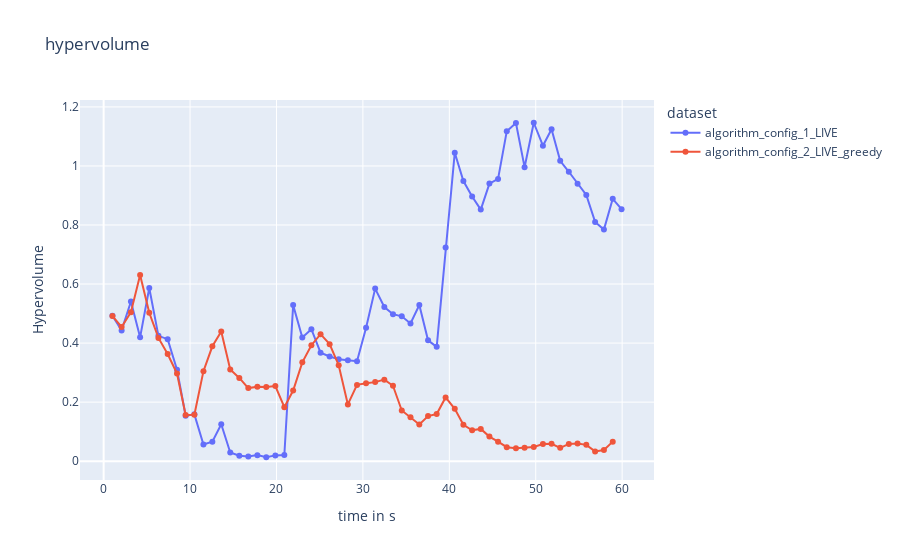
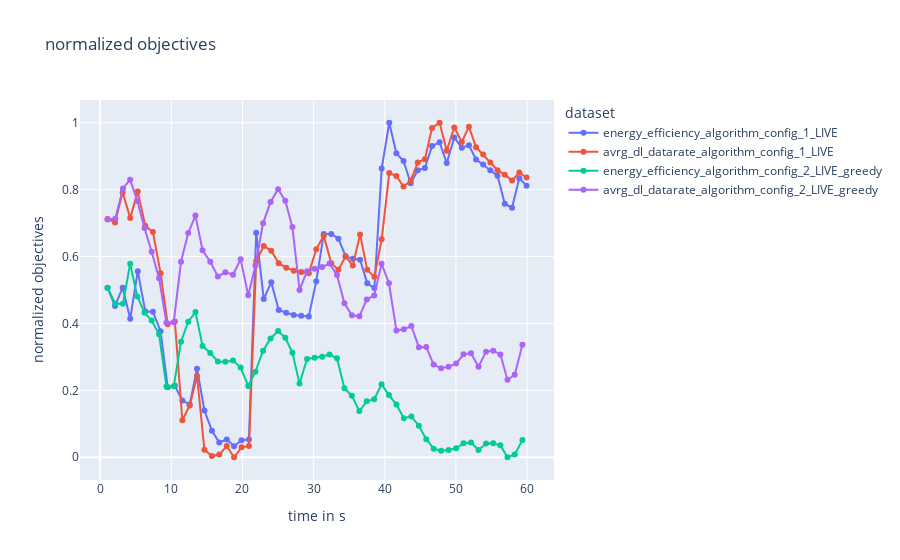

Here is the notebook cell these charts were saved with, in order:
### Code cell
network_name = "delete3"
configuration_name_1 ="algorithm_config_7_LIVE"
configuration_name_2 ="algorithm_config_8_LIVE_greedy"
results_directory_1 = "./datastore/{network_name}/{configuration_name}/".format(network_name=network_name, configuration_name= configuration_name_1)
results_directory_2 = "./datastore/{network_name}/{configuration_name}/".format(network_name=network_name, configuration_name= configuration_name_2)
objective_np_array_1 = np.array([])
objective_np_array_1_negative = np.array([])
objective_np_array_2 = np.array([])
objective_np_array_2_negative = np.array([])
with open(results_directory_1 + "/objectives_result.json", mode="r",encoding="utf-8") as openfile:
    result_dict_object = json.load(openfile)
    objective_np_array_1 = np.array(result_dict_object)
    objective_np_array_1_negative = np.array(result_dict_object)
    objective_np_array_1_negative[:, 1:] *= -1
with open(results_directory_2 + "/objectives_result.json", mode="r",encoding="utf-8") as openfile:
    result_dict_object = json.load(openfile)
    objective_np_array_2 = np.array(result_dict_object)
    objective_np_array_2_negative = np.array(result_dict_object)
    objective_np_array_2_negative[:, 1:] *= -1



approx_ideal = np.concatenate((objective_np_array_1_negative[:, 1:], objective_np_array_2_negative[:, 1:]), axis=0).min(axis=0)
approx_nadir  = np.concatenate((objective_np_array_1_negative[:, 1:], objective_np_array_2_negative[:, 1:]), axis=0).max(axis=0)

normalized_objective_list_1 = np.array((objective_np_array_1_negative[:, 1:] - approx_ideal) / (approx_nadir - approx_ideal))
normalized_objective_list_2 = np.array((objective_np_array_2_negative[:, 1:] - approx_ideal) / (approx_nadir - approx_ideal))

hv = Hypervolume(ref_point=np.array([1.1, 1.1]),
                     norm_ref_point=False,
                     zero_to_one=False,
                     ideal=approx_ideal,
                     nadir=approx_nadir)

hv_list_1 = [hv(solution) for solution in normalized_objective_list_1]
hv_list_2 = [hv(solution) for solution in normalized_objective_list_2]


fig4 = go.Figure()

fig4.update_layout(
    title="hypervolume",
    xaxis_title="time in s",
    yaxis_title="Hypervolume",
    legend_title="dataset")

fig4.add_trace(
        go.Scatter(
            x=objective_np_array_1[:, 0],
            y=hv_list_1,
            mode='lines+markers',
            name=configuration_name_1
        ))

fig4.add_trace(
        go.Scatter(
            x=objective_np_array_1[:, 0],
            y=hv_list_2,
            mode='lines+markers',
            name=configuration_name_2
        ))


approx_ideal = np.concatenate((objective_np_array_1[:, 1:], objective_np_array_2[:, 1:]), axis=0).min(axis=0)
approx_nadir  = np.concatenate((objective_np_array_1[:, 1:], objective_np_array_2[:, 1:]), axis=0).max(axis=0)

normalized_objective_list_1 = np.array((objective_np_array_1[:, 1:] - approx_ideal) / (approx_nadir - approx_ideal))
normalized_objective_list_2 = np.array((objective_np_array_2[:, 1:] - approx_ideal) / (approx_nadir - approx_ideal))

fig6 = go.Figure()

fig6.update_layout(
    title= "normalized objectives",
    xaxis_title="time in s",
    yaxis_title="normalized objectives",
    legend_title="dataset")

fig6.add_trace(
        go.Scatter(
            x=objective_np_array_1[:, 0],
            y=normalized_objective_list_1[:, 0],
            name="energy_efficiency" + "_" +configuration_name_1,
            mode='lines+markers',
        ))
fig6.add_trace(
        go.Scatter(
            x=objective_np_array_1[:, 0],
            y=normalized_objective_list_1[:, 1],
            name="avrg_dl_datarate" + "_"+ configuration_name_1,
            mode='lines+markers',
        ))
fig6.add_trace(
        go.Scatter(
            x=objective_np_array_2[:, 0],
            y=normalized_objective_list_2[:, 0],
            name="energy_efficiency" + "_" + configuration_name_2,
            mode='lines+markers',
        ))
fig6.add_trace(
        go.Scatter(
            x=objective_np_array_2[:, 0],
            y=normalized_objective_list_2[:, 1],
            name="avrg_dl_datarate" + "_" + configuration_name_2,
            mode='lines+markers',
        ))

fig4.show()
fig6.show()

### Figure 1 — Plotly figure (JSON) as saved in the notebook; plotly's stock layout.template omitted (floating-point values rounded to 4 significant figures)
{"data": [{"mode": "lines+markers", "name": "algorithm_config_1_LIVE", "type": "scatter", "x": [1.02, 2.08, 3.16, 4.22, 5.28, 6.34, 7.41, 8.49, 9.49, 10.5, 11.55, 12.58, 13.61, 14.65, 15.7, 16.74, 17.79, 18.82, 19.87, 20.91, 21.93, 22.99, 24.04, 25.1, 26.15, 27.2, 28.26, 29.32, 30.37, 31.42, 32.48, 33.48, 34.5, 35.51, 36.53, 37.54, 38.54, 39.57, 40.63, 41.63, 42.64, 43.64, 44.64, 45.64, 46.65, 47.71, 48.71, 49.77, 50.83, 51.83, 52.83, 53.83, 54.84, 55.85, 56.87, 57.89, 58.91, 59.93], "y": [0.4929, 0.4429, 0.5408, 0.4194, 0.5868, 0.4245, 0.4133, 0.3098, 0.1539, 0.1586, 0.05673, 0.06572, 0.1251, 0.02941, 0.01859, 0.01559, 0.02049, 0.0133, 0.01959, 0.0205, 0.5286, 0.4191, 0.4471, 0.3675, 0.3545, 0.3454, 0.3421, 0.3386, 0.4518, 0.5845, 0.5222, 0.4979, 0.4907, 0.4665, 0.5289, 0.4093, 0.3872, 0.7238, 1.045, 0.9487, 0.8966, 0.8521, 0.9402, 0.9562, 1.118, 1.146, 0.9958, 1.146, 1.068, 1.124, 1.017, 0.9803, 0.9398, 0.902, 0.8105, 0.7843, 0.8887, 0.8536]}, {"mode": "lines+markers", "name": "algorithm_config_2_LIVE_greedy", "type": "scatter", "x": [1.02, 2.08, 3.16, 4.22, 5.28, 6.34, 7.41, 8.49, 9.49, 10.5, 11.55, 12.58, 13.61, 14.65, 15.7, 16.74, 17.79, 18.82, 19.87, 20.91, 21.93, 22.99, 24.04, 25.1, 26.15, 27.2, 28.26, 29.32, 30.37, 31.42, 32.48, 33.48, 34.5, 35.51, 36.53, 37.54, 38.54, 39.57, 40.63, 41.63, 42.64, 43.64, 44.64, 45.64, 46.65, 47.71, 48.71, 49.77, 50.83, 51.83, 52.83, 53.83, 54.84, 55.85, 56.87, 57.89, 58.91, 59.93], "y": [0.4915, 0.4545, 0.5047, 0.6308, 0.5028, 0.4176, 0.3631, 0.2971, 0.1563, 0.157, 0.3049, 0.3892, 0.4392, 0.3107, 0.282, 0.2475, 0.2518, 0.2513, 0.2547, 0.1828, 0.2394, 0.3347, 0.3928, 0.4302, 0.3963, 0.325, 0.1923, 0.2584, 0.264, 0.2678, 0.2762, 0.2554, 0.1716, 0.1487, 0.1241, 0.1527, 0.1595, 0.2159, 0.1772, 0.1232, 0.1045, 0.1094, 0.08336, 0.06616, 0.04736, 0.04367, 0.04509, 0.04814, 0.05794, 0.05902, 0.04509, 0.05858, 0.05946, 0.0553, 0.03317, 0.03762, 0.06615]}], "layout": {"legend": {"title": {"text": "dataset"}}, "title": {"text": "hypervolume"}, "xaxis": {"title": {"text": "time in s"}}, "yaxis": {"title": {"text": "Hypervolume"}}}}

### Figure 2 — Plotly figure (JSON) as saved in the notebook; plotly's stock layout.template omitted (floating-point values rounded to 4 significant figures)
{"data": [{"mode": "lines+markers", "name": "energy_efficiency_algorithm_config_1_LIVE", "type": "scatter", "x": [1.02, 2.08, 3.16, 4.22, 5.28, 6.34, 7.41, 8.49, 9.49, 10.5, 11.55, 12.58, 13.61, 14.65, 15.7, 16.74, 17.79, 18.82, 19.87, 20.91, 21.93, 22.99, 24.04, 25.1, 26.15, 27.2, 28.26, 29.32, 30.37, 31.42, 32.48, 33.48, 34.5, 35.51, 36.53, 37.54, 38.54, 39.57, 40.63, 41.63, 42.64, 43.64, 44.64, 45.64, 46.65, 47.71, 48.71, 49.77, 50.83, 51.83, 52.83, 53.83, 54.84, 55.85, 56.87, 57.89, 58.91, 59.93], "y": [0.5068, 0.4523, 0.5068, 0.4142, 0.5562, 0.4358, 0.4347, 0.3767, 0.2091, 0.2136, 0.1693, 0.158, 0.2648, 0.1398, 0.07955, 0.04432, 0.05341, 0.03295, 0.05114, 0.05341, 0.671, 0.4727, 0.5233, 0.4403, 0.4318, 0.4256, 0.4233, 0.421, 0.5261, 0.667, 0.6676, 0.6534, 0.6011, 0.5932, 0.5903, 0.5199, 0.5057, 0.8631, 1, 0.9085, 0.8858, 0.8193, 0.858, 0.8648, 0.9307, 0.9415, 0.8795, 0.9557, 0.925, 0.933, 0.8903, 0.875, 0.858, 0.8415, 0.758, 0.746, 0.8341, 0.8119]}, {"mode": "lines+markers", "name": "avrg_dl_datarate_algorithm_config_1_LIVE", "type": "scatter", "x": [1.02, 2.08, 3.16, 4.22, 5.28, 6.34, 7.41, 8.49, 9.49, 10.5, 11.55, 12.58, 13.61, 14.65, 15.7, 16.74, 17.79, 18.82, 19.87, 20.91, 21.93, 22.99, 24.04, 25.1, 26.15, 27.2, 28.26, 29.32, 30.37, 31.42, 32.48, 33.48, 34.5, 35.51, 36.53, 37.54, 38.54, 39.57, 40.63, 41.63, 42.64, 43.64, 44.64, 45.64, 46.65, 47.71, 48.71, 49.77, 50.83, 51.83, 52.83, 53.83, 54.84, 55.85, 56.87, 57.89, 58.91, 59.93], "y": [0.7122, 0.702, 0.7912, 0.7155, 0.7941, 0.6922, 0.6731, 0.55, 0.3978, 0.4057, 0.1106, 0.1548, 0.243, 0.02266, 0.003531, 0.008043, 0.03355, 0, 0.02962, 0.03364, 0.5856, 0.6317, 0.6173, 0.5802, 0.5667, 0.5572, 0.5537, 0.5499, 0.6216, 0.662, 0.5803, 0.5609, 0.5998, 0.5729, 0.6661, 0.5603, 0.5393, 0.6516, 0.8497, 0.8407, 0.8095, 0.8269, 0.8815, 0.8911, 0.9845, 1, 0.9166, 0.9859, 0.9424, 0.9883, 0.9271, 0.9054, 0.881, 0.8581, 0.8447, 0.8271, 0.8514, 0.836]}, {"mode": "lines+markers", "name": "energy_efficiency_algorithm_config_2_LIVE_greedy", "type": "scatter", "x": [1.05, 2.12, 3.2, 4.21, 5.22, 6.23, 7.24, 8.27, 9.31, 10.34, 11.36, 12.37, 13.39, 14.39, 15.47, 16.54, 17.6, 18.67, 19.74, 20.81, 21.82, 22.89, 23.95, 25.01, 26.02, 27.02, 28.02, 29.08, 30.14, 31.2, 32.24, 33.28, 34.33, 35.38, 36.43, 37.47, 38.52, 39.55, 40.59, 41.64, 42.69, 43.74, 44.79, 45.83, 46.87, 47.92, 48.98, 50.03, 51.07, 52.12, 53.18, 54.24, 55.25, 56.25, 57.25, 58.27, 59.35], "y": [0.5062, 0.4591, 0.4585, 0.5784, 0.4807, 0.4318, 0.4085, 0.3676, 0.2114, 0.2119, 0.3455, 0.4051, 0.4341, 0.3324, 0.3119, 0.2864, 0.2858, 0.2892, 0.2682, 0.2131, 0.2557, 0.3187, 0.3551, 0.3773, 0.3574, 0.3125, 0.2205, 0.2937, 0.2977, 0.3006, 0.3068, 0.296, 0.2063, 0.1835, 0.1381, 0.167, 0.1733, 0.2182, 0.1858, 0.1574, 0.1165, 0.1222, 0.09432, 0.05398, 0.02557, 0.01932, 0.02159, 0.0267, 0.04205, 0.04375, 0.02159, 0.04091, 0.04205, 0.0358, 0, 0.008523, 0.0517]}, {"mode": "lines+markers", "name": "avrg_dl_datarate_algorithm_config_2_LIVE_greedy", "type": "scatter", "x": [1.05, 2.12, 3.2, 4.21, 5.22, 6.23, 7.24, 8.27, 9.31, 10.34, 11.36, 12.37, 13.39, 14.39, 15.47, 16.54, 17.6, 18.67, 19.74, 20.81, 21.82, 22.89, 23.95, 25.01, 26.02, 27.02, 28.02, 29.08, 30.14, 31.2, 32.24, 33.28, 34.33, 35.38, 36.43, 37.47, 38.52, 39.55, 40.59, 41.64, 42.69, 43.74, 44.79, 45.83, 46.87, 47.92, 48.98, 50.03, 51.07, 52.12, 53.18, 54.24, 55.25, 56.25, 57.25, 58.27, 59.35], "y": [0.7107, 0.7129, 0.8036, 0.8298, 0.766, 0.6852, 0.614, 0.5354, 0.402, 0.4033, 0.5845, 0.6704, 0.7224, 0.6186, 0.5847, 0.5406, 0.5527, 0.5457, 0.5917, 0.484, 0.5731, 0.6993, 0.763, 0.8015, 0.7666, 0.688, 0.5, 0.5563, 0.5637, 0.5685, 0.5789, 0.5449, 0.4602, 0.4243, 0.4213, 0.4718, 0.4838, 0.5786, 0.5201, 0.3787, 0.3827, 0.3923, 0.329, 0.3297, 0.2772, 0.266, 0.2708, 0.2799, 0.3079, 0.3105, 0.2708, 0.3157, 0.3186, 0.3072, 0.2317, 0.2467, 0.336]}], "layout": {"legend": {"title": {"text": "dataset"}}, "title": {"text": "normalized objectives"}, "xaxis": {"title": {"text": "time in s"}}, "yaxis": {"title": {"text": "normalized objectives"}}}}
